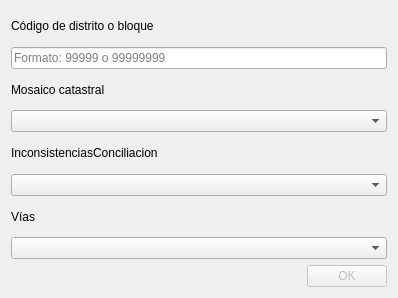
<?xml version="1.0" encoding="UTF-8"?>
<ui version="4.0">
 <class>incon7</class>
 <widget class="QDialog" name="incon7">
  <property name="windowModality">
   <enum>Qt::NonModal</enum>
  </property>
  <property name="geometry">
   <rect>
    <x>0</x>
    <y>0</y>
    <width>398</width>
    <height>298</height>
   </rect>
  </property>
  <property name="sizePolicy">
   <sizepolicy hsizetype="Preferred" vsizetype="Preferred">
    <horstretch>0</horstretch>
    <verstretch>0</verstretch>
   </sizepolicy>
  </property>
  <property name="windowTitle">
   <string>Inconsistencia 7</string>
  </property>
  <layout class="QVBoxLayout" name="verticalLayout">
   <item>
    <layout class="QVBoxLayout" name="verticalLayout_3">
     <item>
      <widget class="QLabel" name="label_2">
       <property name="whatsThis">
        <string/>
       </property>
       <property name="text">
        <string>Código de distrito o bloque</string>
       </property>
      </widget>
     </item>
     <item>
      <widget class="QLineEdit" name="bloque">
       <property name="inputMask">
        <string/>
       </property>
       <property name="text">
        <string/>
       </property>
       <property name="maxLength">
        <number>8</number>
       </property>
       <property name="readOnly">
        <bool>false</bool>
       </property>
       <property name="placeholderText">
        <string>Formato: 99999 o 99999999</string>
       </property>
      </widget>
     </item>
    </layout>
   </item>
   <item>
    <layout class="QVBoxLayout" name="verticalLayout_2">
     <item>
      <widget class="QLabel" name="label">
       <property name="text">
        <string>Mosaico catastral</string>
       </property>
      </widget>
     </item>
     <item>
      <widget class="QgsMapLayerComboBox" name="mc">
       <property name="showCrs">
        <bool>true</bool>
       </property>
      </widget>
     </item>
    </layout>
   </item>
   <item>
    <layout class="QVBoxLayout" name="verticalLayout_4">
     <item>
      <widget class="QLabel" name="label_3">
       <property name="text">
        <string>InconsistenciasConciliacion</string>
       </property>
      </widget>
     </item>
     <item>
      <widget class="QgsMapLayerComboBox" name="ic">
       <property name="showCrs">
        <bool>true</bool>
       </property>
      </widget>
     </item>
    </layout>
   </item>
   <item>
    <layout class="QVBoxLayout" name="verticalLayout_5">
     <item>
      <widget class="QLabel" name="label_4">
       <property name="text">
        <string>Vías</string>
       </property>
      </widget>
     </item>
     <item>
      <widget class="QgsMapLayerComboBox" name="vs">
       <property name="showCrs">
        <bool>true</bool>
       </property>
      </widget>
     </item>
    </layout>
   </item>
   <item>
    <widget class="QDialogButtonBox" name="button_box">
     <property name="enabled">
      <bool>false</bool>
     </property>
     <property name="orientation">
      <enum>Qt::Horizontal</enum>
     </property>
     <property name="standardButtons">
      <set>QDialogButtonBox::Ok</set>
     </property>
     <property name="centerButtons">
      <bool>false</bool>
     </property>
    </widget>
   </item>
  </layout>
 </widget>
 <customwidgets>
  <customwidget>
   <class>QgsMapLayerComboBox</class>
   <extends>QComboBox</extends>
   <header>qgsmaplayercombobox.h</header>
  </customwidget>
 </customwidgets>
 <resources/>
 <connections>
  <connection>
   <sender>button_box</sender>
   <signal>accepted()</signal>
   <receiver>incon7</receiver>
   <slot>accept()</slot>
   <hints>
    <hint type="sourcelabel">
     <x>20</x>
     <y>20</y>
    </hint>
    <hint type="destinationlabel">
     <x>20</x>
     <y>20</y>
    </hint>
   </hints>
  </connection>
  <connection>
   <sender>button_box</sender>
   <signal>rejected()</signal>
   <receiver>incon7</receiver>
   <slot>reject()</slot>
   <hints>
    <hint type="sourcelabel">
     <x>20</x>
     <y>20</y>
    </hint>
    <hint type="destinationlabel">
     <x>20</x>
     <y>20</y>
    </hint>
   </hints>
  </connection>
 </connections>
</ui>
